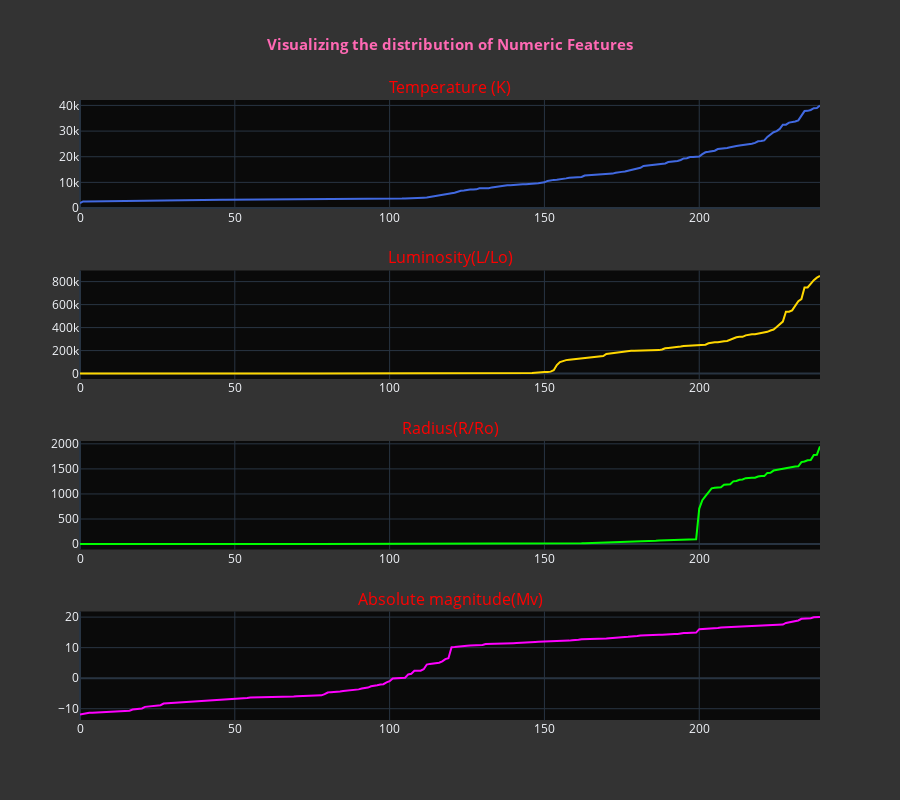

The notebook cell saved with this chart:
### Code cell
# 4. Create Line plots for numeric features
fig_line = make_subplots(
    rows=4, 
    cols=1,
    subplot_titles=numeric_features,
    vertical_spacing=0.1
)

colors = ['royalblue', 'gold', 'lime', 'magenta']

# Add line plots for each numeric feature
for i, feature in enumerate(numeric_features):
    fig_line.add_trace(
        go.Scatter(
            y=star_df[feature].sort_values(),
            mode='lines',
            line=dict(color=colors[i], width=2),
            name=feature
        ),
        row=i+1, 
        col=1
    )

# Update layout for better visualization
fig_line.update_layout(
    title_text='Visualizing the distribution of Numeric Features',
    title_font=dict(color='hotpink', size=15, weight='bold'),
    title_x=0.5,
    height=800,
    width=900,
    showlegend=False,
    plot_bgcolor='rgba(0,0,0,0.8)',
    paper_bgcolor='rgba(0,0,0,0.8)',
)

# Update y-axis titles
for i in range(4):
    fig_line.layout.annotations[i].update(font=dict(color='red'))

fig_line.show()

# Save the figure
fig_line.write_image(base_dir + "plotly_line_subplot.png")

### Figure 1 — Plotly figure (JSON) as saved in the notebook; plotly's stock layout.template omitted (floating-point values rounded to 4 significant figures; data arrays with more than 128 entries replaced by an {"elided": "..."} marker saying what was removed)
{"data": [{"line": {"color": "royalblue", "width": 2}, "mode": "lines", "name": "Temperature (K)", "type": "scatter", "xaxis": "x", "y": {"elided": "240 int values"}, "yaxis": "y"}, {"line": {"color": "gold", "width": 2}, "mode": "lines", "name": "Luminosity(L/Lo)", "type": "scatter", "xaxis": "x2", "y": {"elided": "240 float values"}, "yaxis": "y2"}, {"line": {"color": "lime", "width": 2}, "mode": "lines", "name": "Radius(R/Ro)", "type": "scatter", "xaxis": "x3", "y": {"elided": "240 float values"}, "yaxis": "y3"}, {"line": {"color": "magenta", "width": 2}, "mode": "lines", "name": "Absolute magnitude(Mv)", "type": "scatter", "xaxis": "x4", "y": {"elided": "240 float values"}, "yaxis": "y4"}], "layout": {"annotations": [{"font": {"color": "red", "size": 16}, "showarrow": false, "text": "Temperature (K)", "x": 0.5, "xanchor": "center", "xref": "paper", "y": 1, "yanchor": "bottom", "yref": "paper"}, {"font": {"color": "red", "size": 16}, "showarrow": false, "text": "Luminosity(L/Lo)", "x": 0.5, "xanchor": "center", "xref": "paper", "y": 0.725, "yanchor": "bottom", "yref": "paper"}, {"font": {"color": "red", "size": 16}, "showarrow": false, "text": "Radius(R/Ro)", "x": 0.5, "xanchor": "center", "xref": "paper", "y": 0.45, "yanchor": "bottom", "yref": "paper"}, {"font": {"color": "red", "size": 16}, "showarrow": false, "text": "Absolute magnitude(Mv)", "x": 0.5, "xanchor": "center", "xref": "paper", "y": 0.175, "yanchor": "bottom", "yref": "paper"}], "height": 800, "paper_bgcolor": "rgba(0,0,0,0.8)", "plot_bgcolor": "rgba(0,0,0,0.8)", "showlegend": false, "title": {"font": {"color": "hotpink", "size": 15, "weight": "bold"}, "text": "Visualizing the distribution of Numeric Features", "x": 0.5}, "width": 900, "xaxis": {"anchor": "y", "domain": [0, 1]}, "xaxis2": {"anchor": "y2", "domain": [0, 1]}, "xaxis3": {"anchor": "y3", "domain": [0, 1]}, "xaxis4": {"anchor": "y4", "domain": [0, 1]}, "yaxis": {"anchor": "x", "domain": [0.825, 1]}, "yaxis2": {"anchor": "x2", "domain": [0.55, 0.725]}, "yaxis3": {"anchor": "x3", "domain": [0.275, 0.45]}, "yaxis4": {"anchor": "x4", "domain": [0, 0.175]}}}
